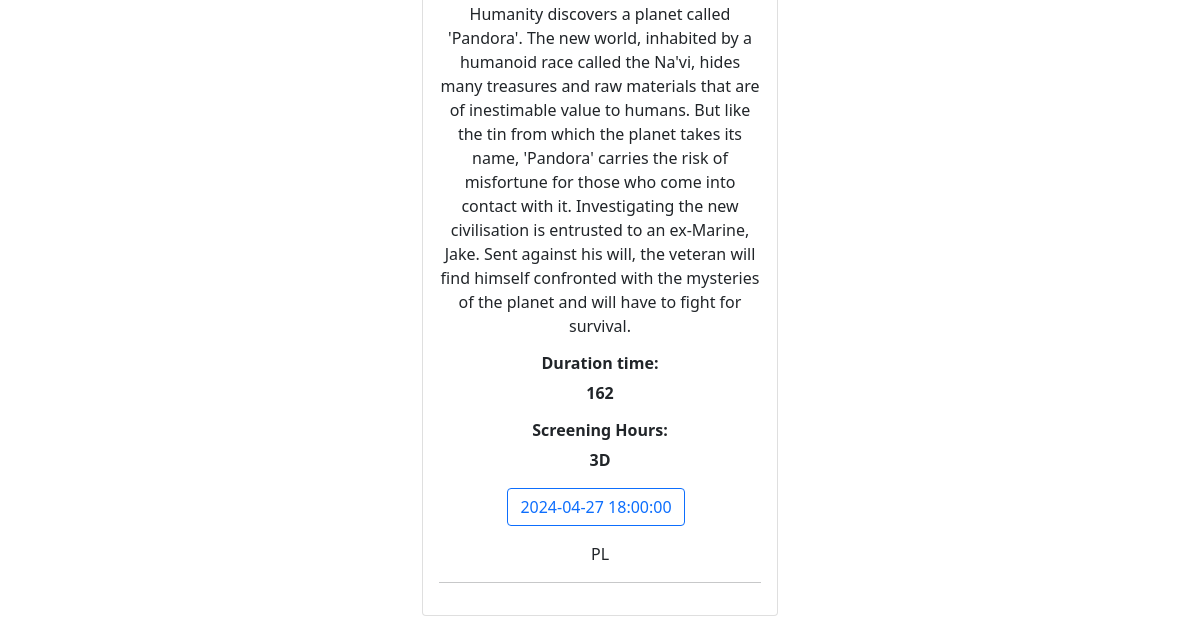
/repertoire (lower part), run on an earlier commit of the app's database.
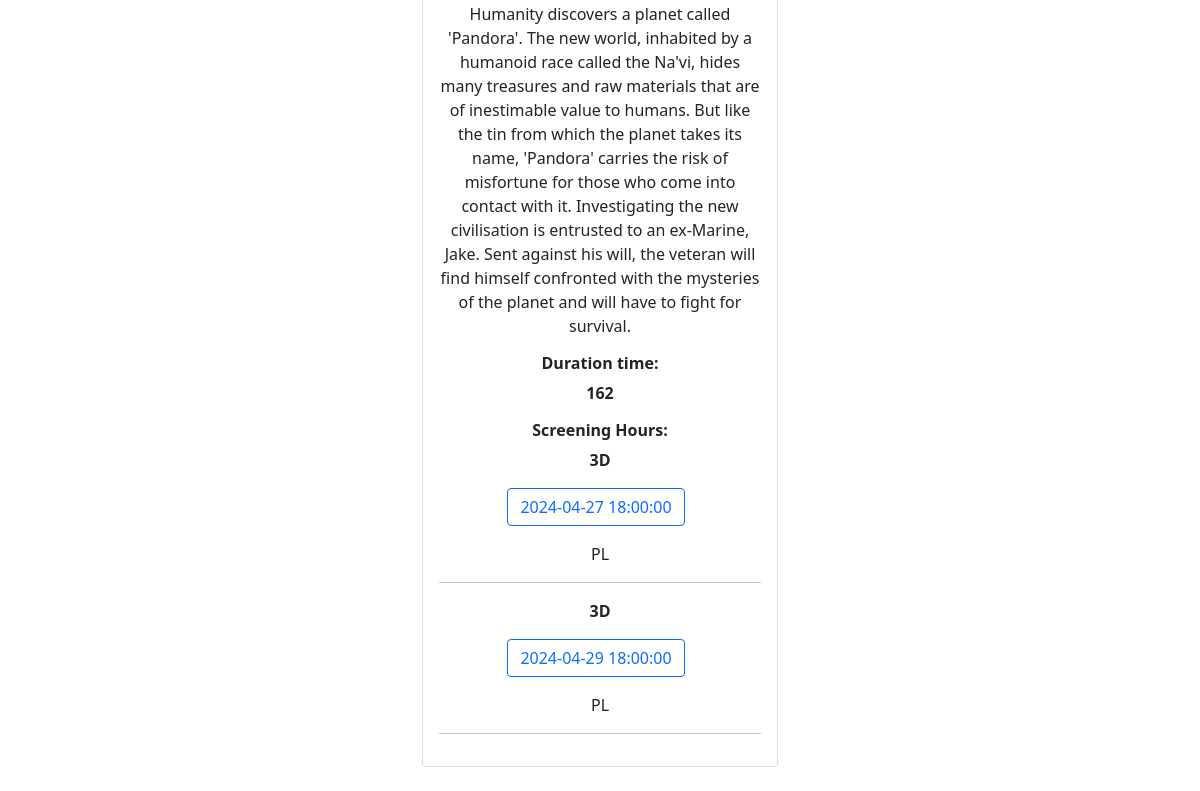
And on a later commit of the database.
### app.py (models this page shows)
class Movies(db.Model):
    __tablename__ = 'Movies'
    id = db.Column(Integer, primary_key=True, autoincrement=True)
    title = db.Column(String(255), nullable=False)
    duration = db.Column(Integer, nullable=False)
    director = db.Column(String(100))
    description = db.Column(Text)
    photo = db.Column(String(255))

class Showtimes(db.Model):
    __tablename__ = 'Showtimes'
    id = db.Column(Integer, primary_key=True, autoincrement=True)
    movie_id = db.Column(Integer, db.ForeignKey('Movies.id'), nullable=False)
    movie = db.relationship(
        'Movies', backref=db.backref('showtimes', lazy=True))
    room_id = db.Column(Integer, db.ForeignKey('Rooms.id'), nullable=False)
    room = db.relationship('Rooms', backref=db.backref('showtimes', lazy=True))
    start_time = db.Column(DateTime, nullable=False)
    end_time = db.Column(DateTime, nullable=False)
    type = db.Column(String(20), nullable=False)
    language = db.Column(String(50), nullable=False)

### app.py (the view)
@app.route('/repertoire')
def repertoire():
    login = UserPass(session.get('user'))  # type: ignore
    login.get_user_info()
    movies = Movies.query.all()
    user_id = login.id if login.is_valid else None
    movies_with_showtimes = defaultdict(list)
    for movie in movies:
        for showtime in movie.showtimes:
            movies_with_showtimes[movie].append({
                'id': showtime.id,
                'start_time': showtime.start_time,
                'end_time': showtime.end_time,
                'type': showtime.type,
                'language': showtime.language
            })
    return render_template('repertoire.html', active_menu='repertoire', login=login,
                           movies_with_showtimes=movies_with_showtimes, user_id=user_id)

### app.py (called while the page is built)
@app.context_processor
def inject_login():
    login = UserPass(session.get('user'))  # type: ignore
    login.get_user_info()
    return dict(login=login)

    def get_user_info(self):
        db_user = Users.query.filter(Users.name == self.user).first()
        if db_user == None:
            self.id = None
            self.is_valid = False
            self.is_admin = False
            self.is_active = False
            self.email = ''
        elif db_user.is_active != 1:
            self.id = None
            self.is_valid = False
            self.is_admin = False
            self.is_active = False
            self.email = db_user.email
        else:
            self.id = db_user.id
            self.is_valid = True
            self.is_admin = db_user.is_admin
            self.is_active = db_user.is_active
            self.email = db_user.email

### templates/repertoire.html (shortened to what this page needs)
{% extends "base.html" %}
{% block content %}
<div class="container mt-5 text-center">
    {% for movie, showtimes in movies_with_showtimes.items() %}
    <div class="row justify-content-center mt-4">
        <div class="col-md-4 mb-4">
            <div class="card">
                <div class="card-body">
                    <p class="card-text">{{ movie.description }}</p>
                    <div class="mb-3">
                        <h6><strong>Duration time:</strong></h6>
                        <div class="mb-3">
                            <strong>{{ movie.duration }}</strong>
                        </div>
                        <h6><strong>Screening Hours:</strong></h6>
                        {% for showtime in showtimes %}
                        <div class="mb-3">
                            <strong>{{ showtime.type }}</strong>
                        </div>
                        <div class="mb-3">
                            <a href="{{ url_for('bookings', user_id=user_id, showtime_id=showtime.id) }}"
                                class="btn btn-outline-primary me-2">
                                {{ showtime.start_time }}
                            </a>
                        </div>
                        <div class="mb-3">
                            {{ showtime.language }}
                        </div>
                        <hr>
                        {% endfor %}
                    </div>
                </div>
            </div>
        </div>
    </div>
    {% endfor %}
</div>
{% endblock %}

### templates/base.html (shortened to what this page needs)
{% from "macros.html" import show_flash_message, show_all_flash_message %}
<!doctype html>
<html lang="en">
<head>
    <link href="https://cdn.jsdelivr.net/npm/bootstrap@5.0.2/dist/css/bootstrap.min.css" rel="stylesheet"
>
</head>
<body>
    {% block content %} {% endblock %}
</body>
</html>

What changed in the data, as far as the page shows it:
added Showtimes: type "3D", start_time "2024-04-29 18:00:00", language "PL"
